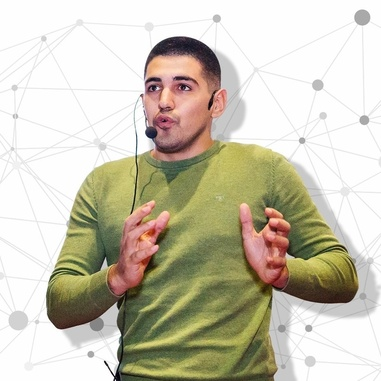
#> input picture computer-vission/images/profile.jpg, 381 x 381 px, shrunk from 926 x 926 before the run
$ jupyter execute image-processing.ipynb   (shell and % lines are left out)
#> lines starting #> are read from the running program, lines starting #| are printed output that depends on the picture; after the words box and inside, x2 and y2 are one past the last pixel; in counts of white or black regions, pixels touching at a corner belong together
[cell 1]
import matplotlib.pyplot as plt
import numpy as np
import pandas as pd

from skimage.io import imread, imshow
from scipy.ndimage.filters import convolve

[cell 2]
image1 = imread("images/profile.jpg")
#> image1 is the input picture: shape (381, 381, 3); mean R, G, B 202.6, 197.5, 179.5
image2 = imread("images/profile2.jpg")
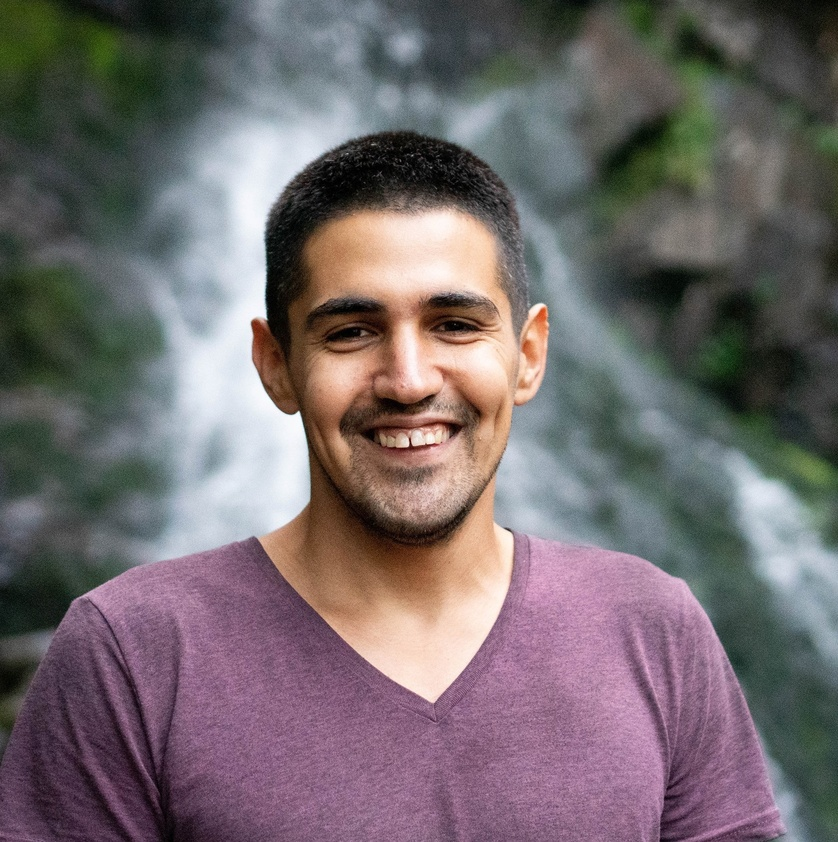
#> input picture computer-vission/images/profile2.jpg, 838 x 842 px, shrunk from 2038 x 2048 before the run
#> image2 is the input picture: shape (842, 838, 3); mean R, G, B 114.4, 105.8, 108.2

## Displaying an Image

[cell 3]
def show_image(image, cmap = "viridis"):
    plt.xticks([])
    plt.yticks([])
    imshow(image, cmap = cmap)
    plt.show()
show_image(image2)

## RGB Image Channels

[cell 4]
image1_red = image1[:, :, 0]
image1_green = image1[:, :, 1]
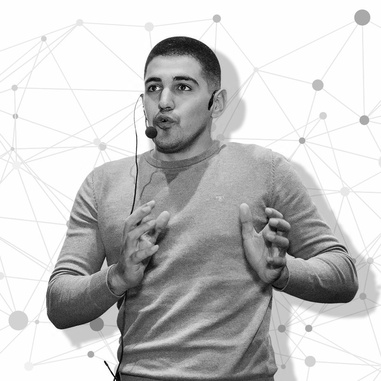
#> image1_green: shape (381, 381); min 0, max 255, mean 197.5
image1_blue = image1[:, :, 2]
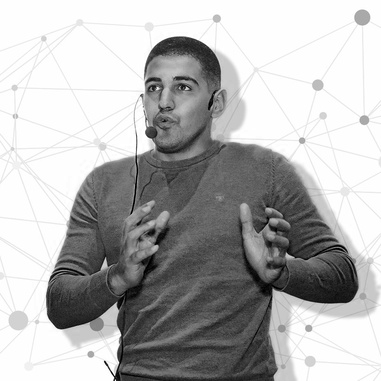
#> image1_blue: shape (381, 381); min 0, max 255, mean 179.5

image2_red = image2[:, :, 0]
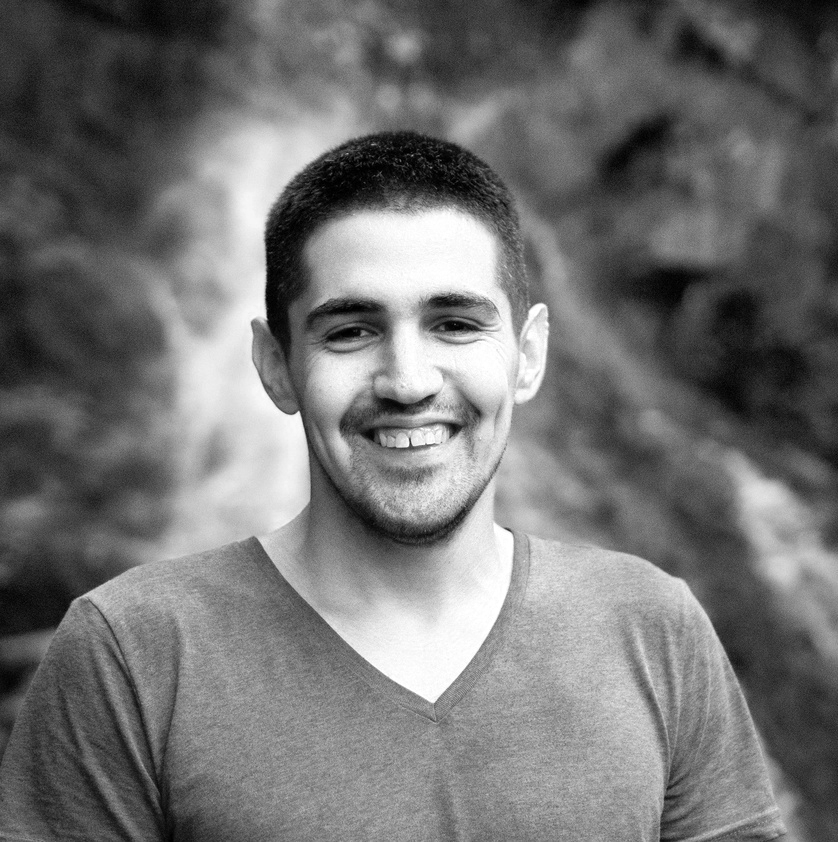
#> image2_red: shape (842, 838); min 0, max 255, mean 114.4
image2_green = image2[:, :, 1]
image2_blue = image2[:, :, 2]

[cell 5]
fig, axes = plt.subplots(1, 3, figsize = (15, 15))
for ax in axes:
    ax.set_xticks([])
    ax.set_yticks([])
axes[0].imshow(image2_red, cmap = "gray")
axes[1].imshow(image2_green, cmap = "gray")
axes[2].imshow(image2_blue, cmap = "gray")
plt.show()

## Color Histogram of an Image

[cell 6]
plt.hist(image2_blue.ravel(), bins = 256, color = "blue", alpha = 0.7)
plt.hist(image2_green.ravel(), bins = 256, color = "green", alpha = 0.7)
plt.hist(image2_red.ravel(), bins = 256, color = "red", alpha = 0.7)

plt.xlabel("Pixel Value")
plt.ylabel("Pixel Count")

plt.xlim(0, 255)
plt.show()
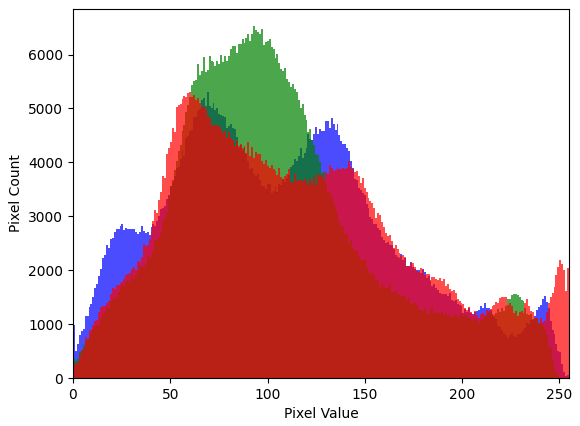
#> figure drawn by matplotlib, 1 panel; tallest bar 5305 high, from x = 68.73 to 69.73; tallest bar 6525 high, from x = 92.64 to 93.63; tallest bar 5299 high, from x = 59.77 to 60.76

## Converting image to grayscale

[cell 7]
gray_image = image2.mean(axis = 2).astype(np.uint8)
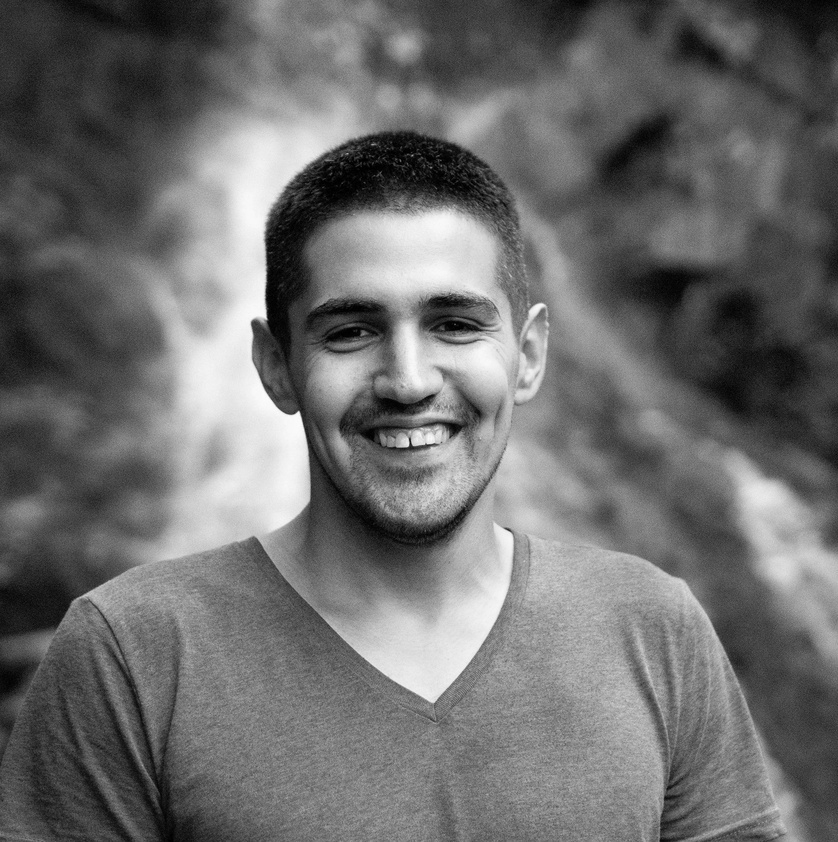
#> gray_image: shape (842, 838); min 0, max 252, mean 109.1

[cell 8]
show_image(gray_image, "gray")

### Gamma Corected Image

[cell 9]
image_gamma_corected = (0.299 * image2_red + 0.587 * image2_green + 0.114 * image2_blue).astype(np.uint8)

[cell 10]
show_image(image_gamma_corected, "gray")

## Convolutions

Applying kernel (filter) to an image as summing the multiplication values element-wise (Hadamard product).

[cell 11]
kernel = np.array([
    [0, -1, 0],
    [-1, 5, -1],
    [0, -1, 0]
])
sharp_image = convolve(image_gamma_corected, kernel)
show_image(sharp_image, "gray")

[cell 12]
kernel = np.array([
    [0, -0.1, 0],
    [-0.1, 1.4, -0.1],
    [0, -0.1, 0]
])
sharp_image = convolve(image_gamma_corected, kernel)
show_image(sharp_image, "gray")

[cell 13]
kernel = np.array([
    [0, -1, 0],
    [-1, 8, -1],
    [0, -1, 0]
])
kernel = kernel / 8
sharp_image = convolve(image_gamma_corected, kernel)
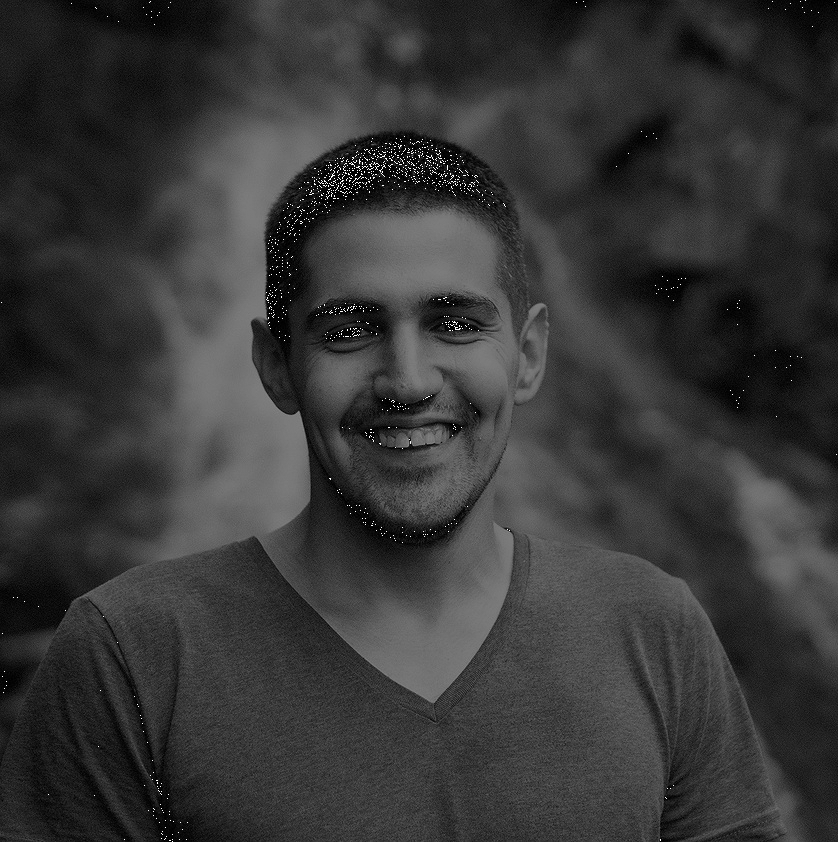
#> sharp_image: shape (842, 838); min 0, max 255, mean 54.2
show_image(sharp_image, "gray")

[cell 14]
combined_image = (image_gamma_corected * 0.8 + sharp_image * 0.2).astype(np.uint8)
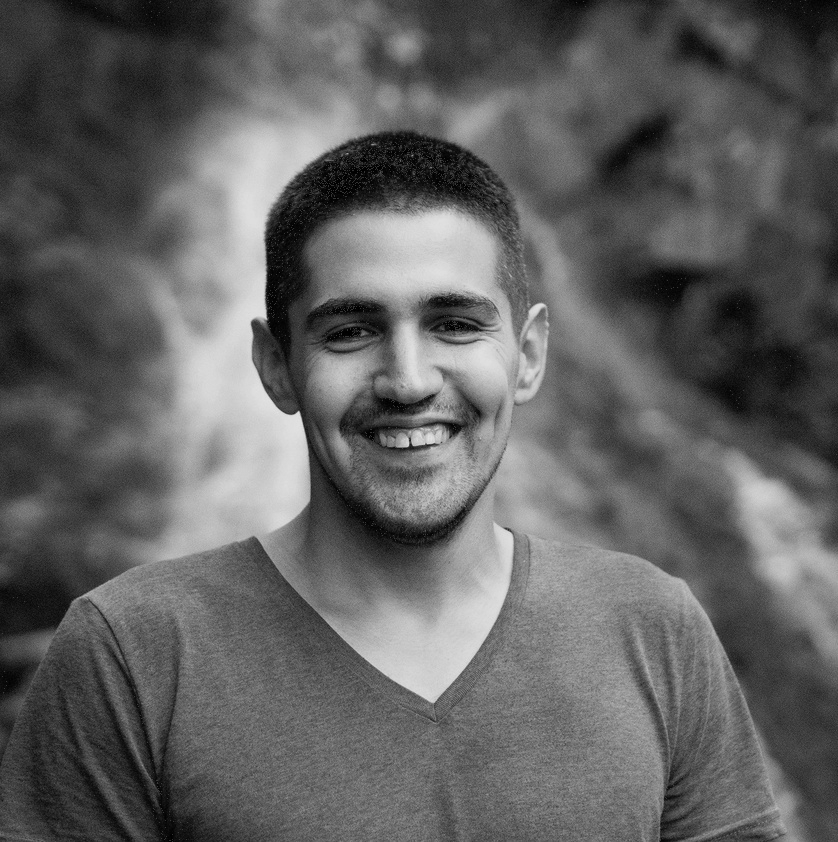
#> combined_image: shape (842, 838); min 0, max 227, mean 96.9
show_image(image_gamma_corected, "gray")
show_image(combined_image, "gray")

## Thresholding

[cell 15]
def treshold_image(image, threshold):
#> called with threshold = 160
    is_smaller = image >= threshold
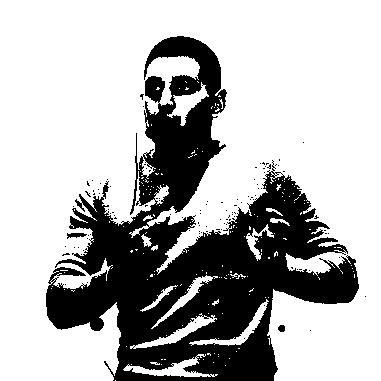
#> is_smaller: shape (381, 381) bool; 70.7% white; 108 black regions (105 under 20 px), largest, box (x1, y1, x2, y2) and area: (46, 36, 359, 381) 42211, (67, 233, 87, 239) 73, (278, 325, 285, 332) 41
    thresholded_image = image.copy()
    thresholded_image[is_smaller] = 0
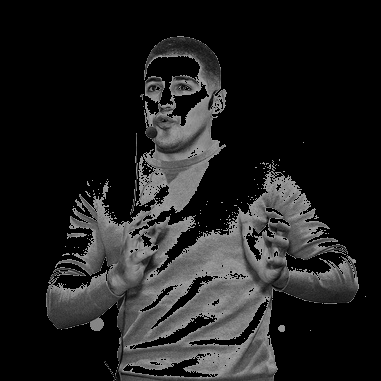
#> thresholded_image: shape (381, 381); min 0, max 159, mean 31.6
    thresholded_image[~is_smaller] = 255
    return thresholded_image

tr_img = treshold_image(image1_green, 160)
show_image(tr_img, cmap="gray")
